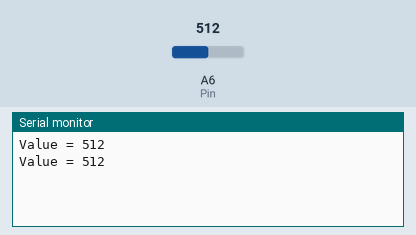
Bench run of a sketch on a simulated Arduino Nano, built with avr-gcc and run on an emulated ATmega328P. Shown: the last lines printed to the serial monitor. The test bench sets the inputs (shaded band); at power-on: A6 (Pin) = 512.

Above: at 1.8 s.
1.9 s: A6 (Pin) set to 716
At 2.6 s:
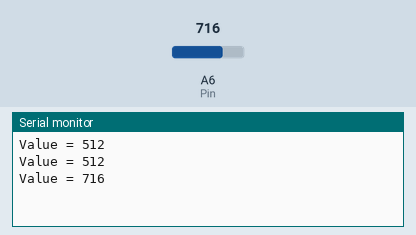
3.4 s: A6 (Pin) set to 900
At 4.8 s:
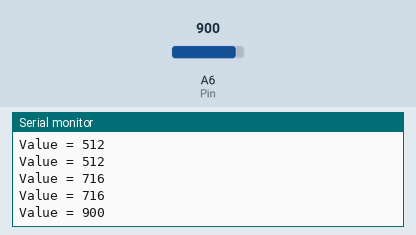
Timing chart, 0 to 6.4 s (numbered marks = the images above; inputs shaded):
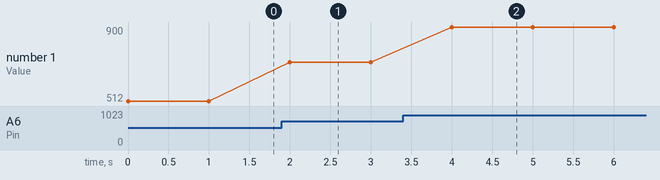

Measured:
- after the input at 1.9 s, the serial monitor: prints a new line after 0.10 s (image 1)
- after the input at 3.4 s, the serial monitor: prints a new line after 0.60 s (image 2)
- plotted number 1: 512 → 716 after the input at 1.9 s, 716 → 900 after the input at 3.4 s

The sketch:

ex3_3_1.ino
```cpp
int Pin = A6;
int Value = 0;

void setup() {
  // put your setup code here, to run once:
  Serial.begin(9600);
}

void loop() {
  // put your main code here, to run repeatedly:
  Value = analogRead(Pin);
  Serial.print("Value = ");
  Serial.println(Value);
  delay(1000);
}
```
